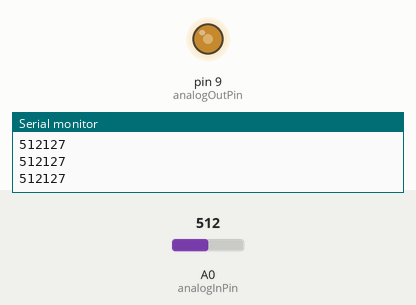
The sketch below on a simulated Arduino Uno, built with avr-gcc and run on an emulated ATmega328P. On the bench: output pins drawn as LEDs (lit = HIGH), the last lines printed to the serial monitor. Inputs (shaded band) come from the test bench; at power-on: A0 (analogInPin) = 512.

Above: at 1.2 s.
1.3 s: A0 (analogInPin) set to 716
At 2.4 s:
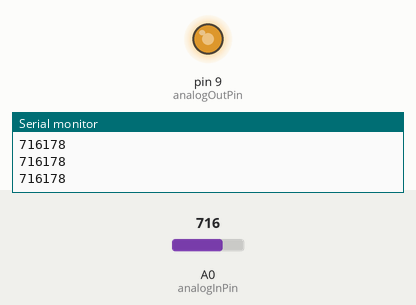
2.8 s: A0 (analogInPin) set to 900
At 3.4 s:
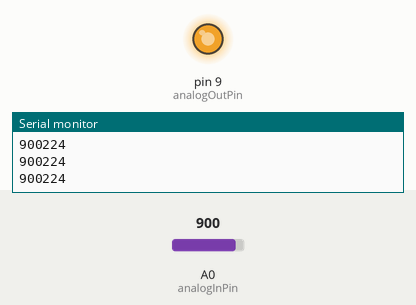
4.3 s: A0 (analogInPin) set to 122
At 5.5 s:
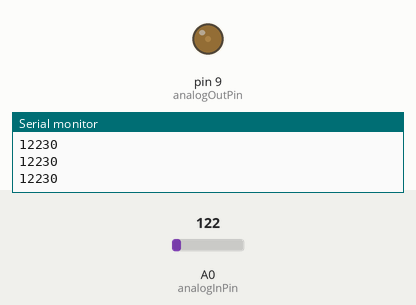
5.8 s: A0 (analogInPin) set to 0
At 6.6 s:
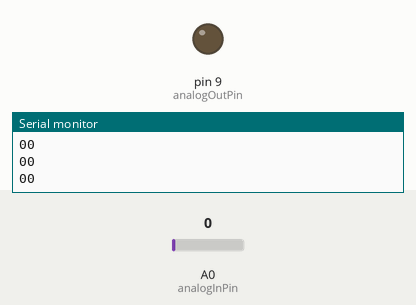
7.3 s: A0 (analogInPin) set to 511
At 7.8 s:
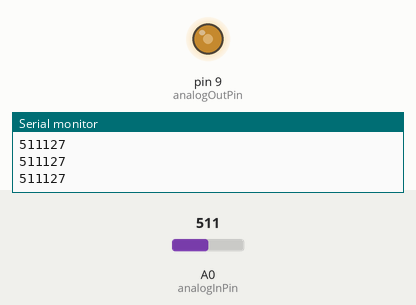
Timing chart, 0 to 9.8 s (numbered marks = the images above; inputs shaded):
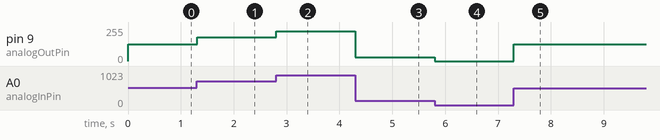

The sketch:

3._LED_fading_using_potentiometer.ino
```cpp
const int analogInPin = A0;  // Analog input pin that the potentiometer is attached to
const int analogOutPin = 9;  // Analog output pin that the LED is attached to

int sensorValue = 0;  // value read from the pot
int outputValue = 0;  // value output to the PWM (analog out)

void setup() {
  // initialize serial communications at 9600 bps:
  Serial.begin(9600);
}

void loop() {
  sensorValue = analogRead(analogInPin);
  outputValue = map(sensorValue, 0, 1023, 0, 255);
  analogWrite(analogOutPin, outputValue);
  Serial.print(sensorValue);
  Serial.println(outputValue);
  delay(2);
}
```

Measured:
- after the input at 1.3 s, pin 9 (analogOutPin): 127/255 → 178/255 at once
- after the input at 2.8 s, pin 9 (analogOutPin): 178/255 → 224/255 at once
- after the input at 4.3 s, pin 9 (analogOutPin): 224/255 → 30/255 at once
- after the input at 5.8 s, pin 9 (analogOutPin): 30/255 → 0/255 at once
- after the input at 7.3 s, pin 9 (analogOutPin): 0/255 → 127/255 at once
